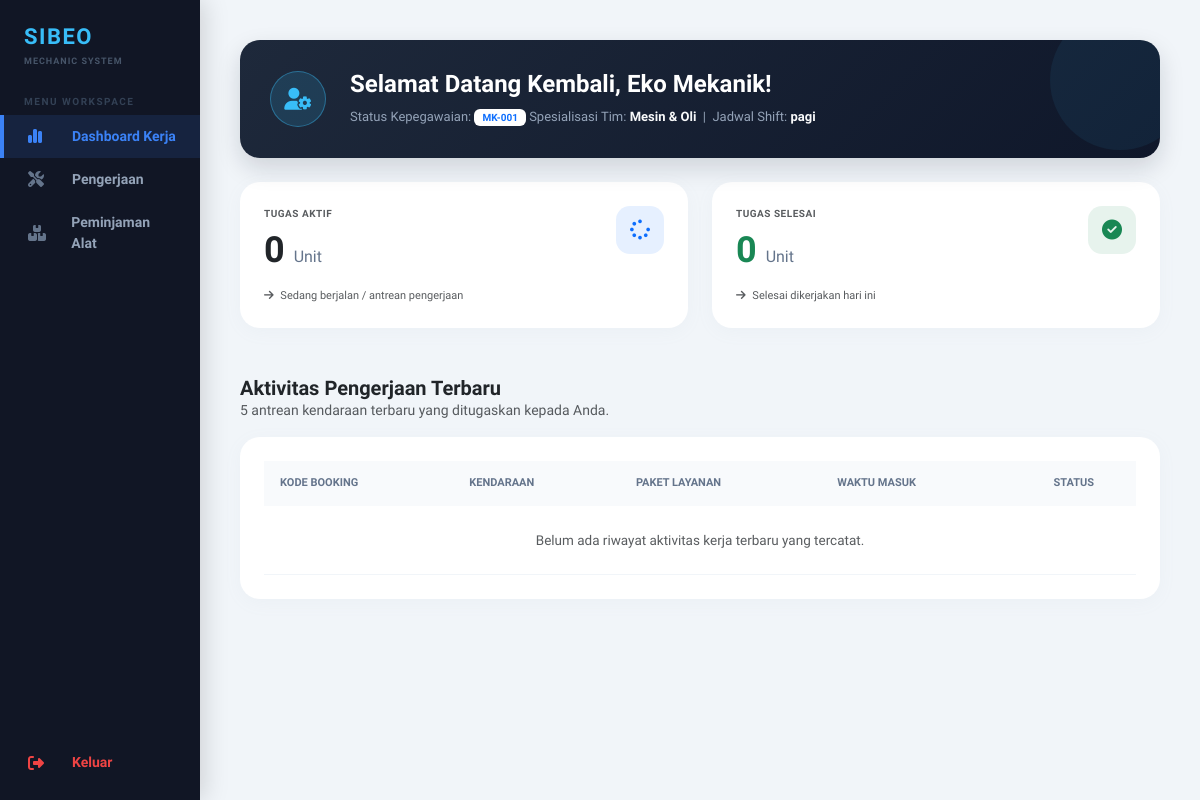
/mekanik/dashboard.php (signed in), run on an earlier commit of the app's database.
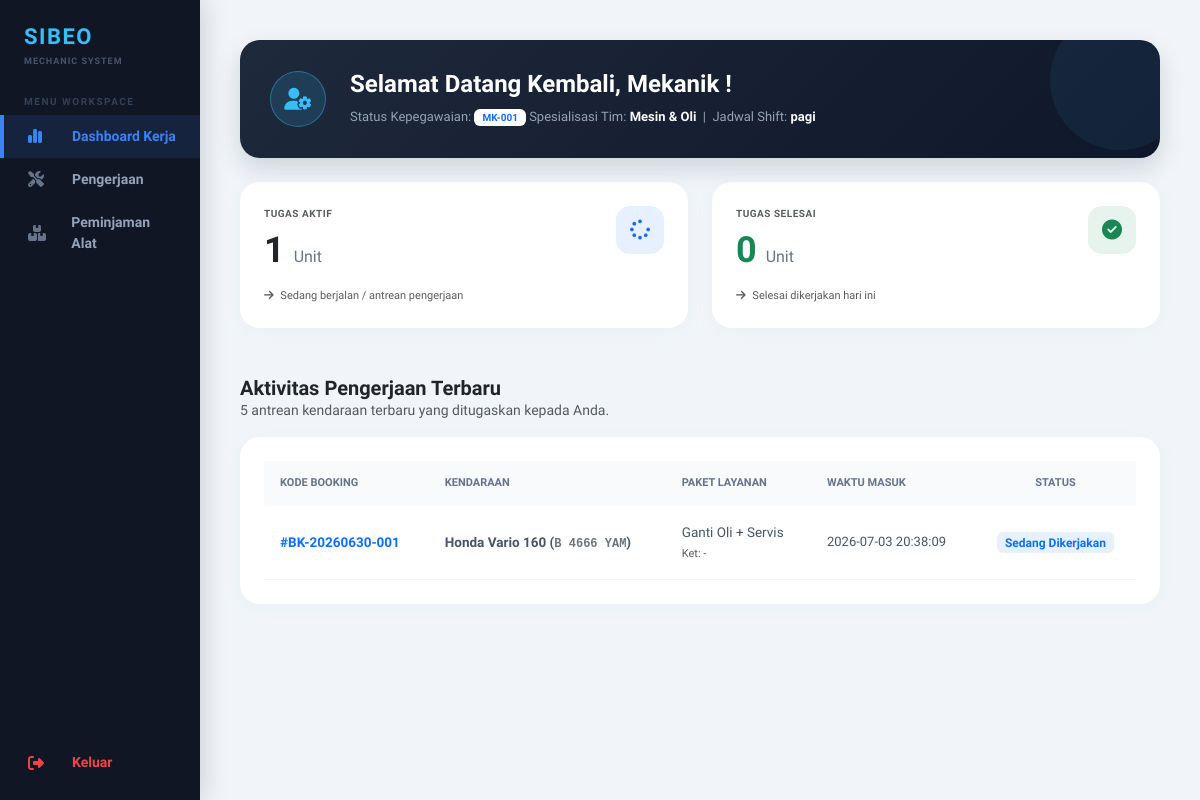
And on a later commit of the database.
### tables this page shows
CREATE TABLE `tbl_mekanik` (
  `id_mekanik` int(11) NOT NULL,
  `nama` varchar(100) NOT NULL,
  `kepegawaian` varchar(20) NOT NULL,
  `spesialisasi` varchar(100) NOT NULL,
  `shift` enum('pagi','siang','malam') NOT NULL,
  `username` varchar(50) NOT NULL,
  `password` varchar(50) NOT NULL
);

CREATE TABLE `tbl_pengerjaan` (
  `id_pengerjaan` int(11) NOT NULL,
  `id_booking` int(11) NOT NULL,
  `id_mekanik` int(11) NOT NULL,
  `catatan_pemeriksaan` text DEFAULT NULL,
  `catatan_pengerjaan` text DEFAULT NULL,
  `status` varchar(30) NOT NULL DEFAULT 'dimulai',
  `waktu_mulai` datetime NOT NULL,
  `waktu_selesai` datetime DEFAULT NULL
);

CREATE TABLE `tbl_booking` (
  `id_booking` int(11) NOT NULL,
  `kode_booking` varchar(20) NOT NULL,
  `id_pelanggan` int(11) NOT NULL,
  `id_kendaraan` int(11) NOT NULL,
  `id_paket` int(11) NOT NULL,
  `id_stall` int(11) DEFAULT NULL,
  `id_mekanik` int(11) DEFAULT NULL,
  `tanggal_servis` date NOT NULL,
  `jam_servis` time NOT NULL,
  `keluhan` text NOT NULL,
  `status` varchar(30) NOT NULL DEFAULT 'menunggu',
  `created_at` timestamp NOT NULL DEFAULT current_timestamp()
);

CREATE TABLE `tbl_kendaraan` (
  `id_kendaraan` int(11) NOT NULL,
  `id_pelanggan` int(11) NOT NULL,
  `nomor_polisi` varchar(12) NOT NULL,
  `merk` varchar(50) NOT NULL,
  `tipe` varchar(50) NOT NULL,
  `tahun_pembuatan` year(4) NOT NULL
);

CREATE TABLE `tbl_paket_layanan` (
  `id_paket` int(11) NOT NULL,
  `nama_paket` varchar(100) NOT NULL,
  `deskripsi` text NOT NULL,
  `harga` decimal(12,2) NOT NULL
);

### mekanik/dashboard.php (the view, shortened to what the changed rows need)
<?php
include "../config/koneksi.php";
$id_mekanik = $_SESSION['id'];
$query_mekanik = mysqli_query($koneksi, "SELECT id_mekanik, nama, kepegawaian, spesialisasi, shift FROM tbl_mekanik WHERE id_mekanik = '$id_mekanik'");
$data_mekanik = mysqli_fetch_assoc($query_mekanik);
$query_proses = mysqli_query($koneksi, "SELECT id_pengerjaan FROM tbl_pengerjaan WHERE id_mekanik = '$id_mekanik' AND status IN ('Pending', 'Proses', 'Sedang Dikerjakan')");
$tugas_proses = $query_proses ? mysqli_num_rows($query_proses) : 0;
$query_selesai = mysqli_query($koneksi, "SELECT id_pengerjaan FROM tbl_pengerjaan WHERE id_mekanik = '$id_mekanik' AND status = 'Selesai'");
$tugas_selesai = $query_selesai ? mysqli_num_rows($query_selesai) : 0;
?>
<!DOCTYPE html>
<html lang="id">
<head>
    <link href="https://cdn.jsdelivr.net/npm/bootstrap@5.3.0/dist/css/bootstrap.min.css" rel="stylesheet">
    <link href="https://cdnjs.cloudflare.com/ajax/libs/font-awesome/6.4.0/css/all.min.css" rel="stylesheet">
</head>
<body>
<div class="container-fluid p-0">
    <div class="row g-0">
        <div class="col-md-9 col-lg-10 offset-md-3 offset-lg-2">
            <div class="main-wrapper">
                <div class="welcome-banner-premium d-flex align-items-center gap-4 mb-4">
                    <div>
                        <h4 class="fw-bold m-0 text-white">Selamat Datang Kembali, <?= htmlspecialchars($data_mekanik['nama']); ?>!</h4>
                        <p class="small m-0 mt-2" style="color: #94a3b8; font-size: 13px; line-height: 1.6;">
                            Status Kepegawaian: <span class="badge bg-white bg-opacity-20 text-primary px-2 py-0.5 fw-bold text-uppercase" style="font-size: 10px;"><?= htmlspecialchars($data_mekanik['kepegawaian']); ?></span> <br class="d-block d-sm-none">
                            Spesialisasi Tim: <span class="text-light fw-semibold"><?= htmlspecialchars($data_mekanik['spesialisasi']); ?></span> &nbsp;|&nbsp;
                            Jadwal Shift: <span class="text-light fw-semibold"><?= htmlspecialchars($data_mekanik['shift']); ?></span>
                        </p>
                    </div>
                </div>
                <div class="row g-4 mb-5">
                    <div class="col-12 col-md-6">
                        <a href="pengerjaan.php" class="stat-card-premium">
                            <div class="d-flex justify-content-between align-items-start mb-3">
                                <div>
                                    <span class="text-muted d-block fw-semibold text-uppercase" style="font-size: 10px; letter-spacing: 0.5px;">Tugas Aktif</span>
                                    <h2 class="fw-extrabold m-0 mt-2 text-dark" style="font-size: 36px; font-weight: 800;"><?= $tugas_proses; ?> <span style="font-size: 16px; font-weight: 500; color: #64748b;">Unit</span></h2>
                                </div>
                            </div>
                        </a>
                    </div>
                    <div class="col-12 col-md-6">
                        <a href="pengerjaan.php" class="stat-card-premium">
                            <div class="d-flex justify-content-between align-items-start mb-3">
                                <div>
                                    <h2 class="fw-extrabold m-0 mt-2 text-success" style="font-size: 36px; font-weight: 800;"><?= $tugas_selesai; ?> <span style="font-size: 16px; font-weight: 500; color: #64748b;">Unit</span></h2>
                                </div>
                            </div>
                        </a>
                    </div>
                </div>
                <div class="table-premium">
                    <div class="table-responsive">
                        <table class="table table-hover align-middle mb-0">
                            <thead>
                                <tr>
                                    <th>KODE BOOKING</th>
                                    <th>KENDARAAN</th>
                                    <th>PAKET LAYANAN</th>
                                    <th>WAKTU MASUK</th>
                                    <th class="text-center">STATUS</th>
                                </tr>
                            </thead>
                            <tbody>
                            <?php
                            $query_tabel = mysqli_query($koneksi, "SELECT p.status, p.waktu_mulai, b.kode_booking, b.keluhan, k.merk, k.nomor_polisi, l.nama_paket
                                                                   FROM tbl_pengerjaan p
                                                                   JOIN tbl_booking b ON p.id_booking = b.id_booking
                                                                   JOIN tbl_kendaraan k ON b.id_kendaraan = k.id_kendaraan
                                                                   JOIN tbl_paket_layanan l ON b.id_paket = l.id_paket
                                                                   WHERE p.id_mekanik = '$id_mekanik'
                                                                   ORDER BY p.id_pengerjaan DESC LIMIT 5");
                            if (!$query_tabel || mysqli_num_rows($query_tabel) == 0) {
                                echo "<tr><td colspan='5' class='text-center text-muted py-4 small'>Belum ada riwayat aktivitas kerja terbaru yang tercatat.</td></tr>";
                            } else {
                                while ($r = mysqli_fetch_assoc($query_tabel)) {
                                    $status = $r['status'];
                                    $badge_class = "bg-warning text-warning";
                                    if ($status == "Selesai") $badge_class = "bg-success text-success";
                                    elseif ($status == "Sedang Dikerjakan" || $status == "Proses") $badge_class = "bg-primary text-primary";
                                    ?>
                                    <tr>
                                        <td class="fw-bold text-primary">#<?= htmlspecialchars($r['kode_booking']); ?></td>
                                        <td class="fw-semibold">
                                            <?= htmlspecialchars($r['merk']); ?>
                                            (<code class="text-secondary fw-bold" style="font-size: 12px;"><?= htmlspecialchars($r['nomor_polisi']); ?></code>)
                                        </td>
                                        <td>
                                            <span class="fw-medium"><?= htmlspecialchars($r['nama_paket']); ?></span>
                                            <br><small class="text-muted" style="font-size: 11px;">Ket: <?= (!empty($r['keluhan'])) ? htmlspecialchars($r['keluhan']) : '-'; ?></small>
                                        </td>
                                        <td style="font-size: 13px;"><?= (!empty($r['waktu_mulai']) && $r['waktu_mulai'] != '0000-00-00 00:00:00') ? $r['waktu_mulai'] : '-'; ?></td>
                                        <td class="text-center">
                                            <span class="badge bg-opacity-10 <?= $badge_class; ?> px-2.5 py-1.5 rounded text-capitalize" style="font-size: 12px; font-weight: 600;"><?= $status; ?></span>
                                        </td>
                                    </tr>
                                    <?php
                                }
                            }
                            ?>
                            </tbody>
                        </table>
                    </div>
                </div>
            </div>
        </div>
    </div>
</div>
</body>
</html>

What changed in the data, as far as the page shows it:
changed tbl_mekanik "Mesin & Oli": nama "Eko Mekanik" → "Mekanik"
added tbl_pengerjaan: id_booking.kode_booking "BK-20260630-001", tbl_kendaraan.merk "Honda Vario 160", tbl_kendaraan.nomor_polisi "B 4666 YAM", tbl_paket_layanan.nama_paket "Ganti Oli + Servis", id_booking.keluhan "-", waktu_mulai "2026-07-03 20:38:09", status "Sedang Dikerjakan"
Also different on the page:
$tugas_proses: "0" → "1"
text no longer shown: "Belum ada riwayat aktivitas kerja terbaru yang tercatat."
